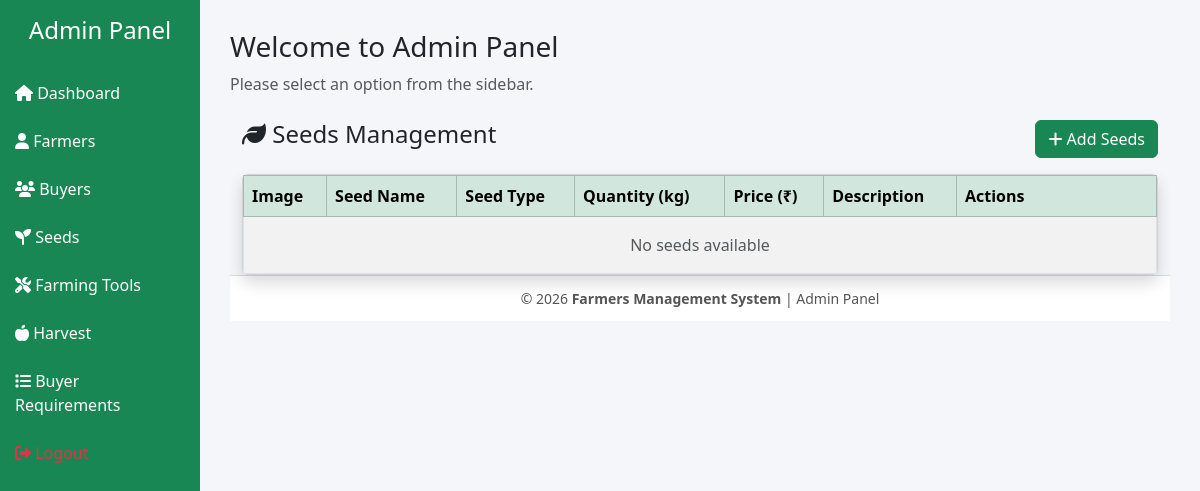
The page /AdminApp/View_Seeds/ on the database as committed earlier.
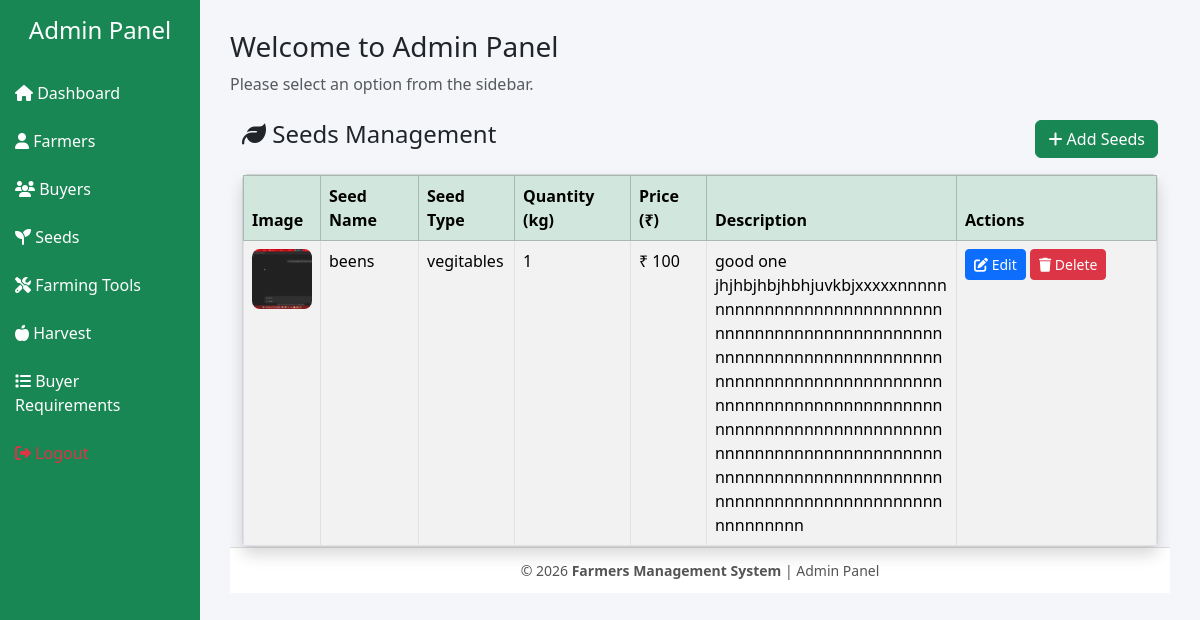
The same page on the database as committed later.
### AdminApp/models.py (models this page shows)
class Seeds_Db(models.Model):
    seeds_name=models.CharField(max_length=100,null=True,blank=True)
    seeds_type=models.CharField(max_length=100,null=True,blank=True)
    seeds_quantity=models.IntegerField(null=True,blank=True)
    seeds_price=models.IntegerField(null=True,blank=True)
    seeds_image=models.ImageField(upload_to="Seeds_Image",null=True,blank=True)
    seeds_description=models.CharField(max_length=300,null=True,blank=True)

### AdminApp/views.py (the view)
# urls.py: path('View_Seeds/', views.View_Seeds, name='View_Seeds'),
def View_Seeds(request):
    data = Seeds_Db.objects.all()
    return render(request, 'View_Seeds.html',
                  {'data': data})

### AdminApp/templates/View_Seeds.html
{% extends 'base.html' %}
{% block content %}
<div class="container mt-4">
    <div class="page-header d-flex justify-content-between align-items-center mb-3">
        <h4><i class="fa fa-leaf"></i> Seeds Management</h4>
        <a href="{% url 'Add_Seeds' %}" class="btn btn-success">
            <i class="fa fa-plus"></i> Add Seeds
        </a>
    </div>
    <div class="card shadow">
        <div class="card-body p-0">
            <table class="table table-bordered table-striped mb-0">
                <thead class="table-success">
                <tr>
                    <th>Image</th>
                    <th>Seed Name</th>
                    <th>Seed Type</th>
                    <th>Quantity (kg)</th>
                    <th>Price (₹)</th>
                    <th>Description</th>
                    <th width="200">Actions</th>
                </tr>
                </thead>
                <tbody>
                {% for seed in data %}
                <tr>
                    <td class="text-center">
                        {% if seed.seeds_image %}
                        <img src="{{ seed.seeds_image.url }}"
                             alt="Seed Image"
                             style="width: 60px; height: 60px; object-fit: cover; border-radius: 8px;">
                        {% else %}
                        <span class="text-muted">No Image</span>
                        {% endif %}
                    </td>
                    <td>{{ seed.seeds_name }}</td>
                    <td>{{ seed.seeds_type }}</td>
                    <td>{{ seed.seeds_quantity }}</td>
                    <td>₹ {{ seed.seeds_price }}</td>
                    <td style="max-width: 250px;">
                        {{ seed.seeds_description }}
                    </td>
                    <td>
                        <a href="{% url 'Edite_seeds' s_id=seed.id %}"
                           class="btn btn-sm btn-primary">
                            <i class="fa fa-edit"></i> Edit
                        </a>
                        <a href="{% url 'delete_Seeds' s_id=seed.id  %}"
                           class="btn btn-sm btn-danger"
                           onclick="return confirm('Are you sure you want to delete this seed?')">
                            <i class="fa fa-trash"></i> Delete
                        </a>
                    </td>
                </tr>
                {% empty %}
                <tr>
                    <td colspan="7" class="text-center text-muted py-3">
                        No seeds available
                    </td>
                </tr>
                {% endfor %}
                </tbody>
            </table>
        </div>
    </div>
</div>
{% endblock %}

Rows that differ between the two databases and show on the page:
added Seeds_Db: seeds_image (picture), seeds_name "beens", seeds_type "vegitables", seeds_quantity "1", seeds_price "100", seeds_description "good one jhjhbjhbjhbhjuvkbjxxxxxnnnnnnnnnnnnnnnnnnnnnnnnnnnnnnnnnnnnnnnnnnnnnnnnnnnnnnnnnnnnnnnnnnnnnnnnnnnnnnnnnnnnnnnnnnnnnnnnnnnnnnnnnnnnnnnnnnnnnnnnnnnnnnnnnnnnnnnnnnnnnnnnnnnnnnnnnnnnnnnnnnnnnnnnnnnnnnnnnnnnnnnnnnnnnnnnnnnnnnnnnnnnnnnnnnnnnnnnnnnnn"
Other text that changed with them:
text no longer shown: "No seeds available"
